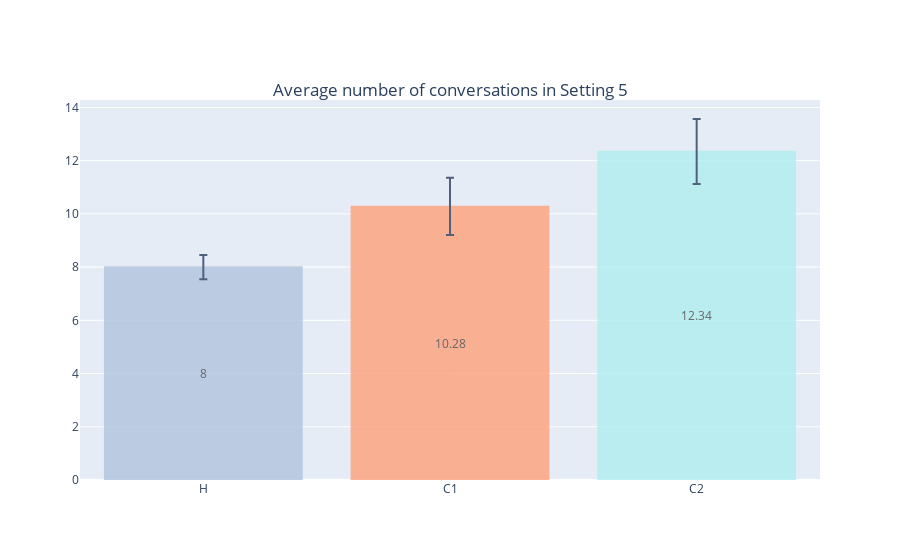

Here is the notebook cell this chart was saved with:
### Code cell
colors = ['#B0C4DE', 'lightsalmon', '#AFEEEE']

x = ['H', 'C1', 'C2']
y = [numDiagSet1, sugg1, autoSugg1]

yErorr = [np.std(z)/math.sqrt(len(z)) for z in y] 

y = [round(statistics.mean(z), 2) for z in y]

fig = go.Figure()
fig.add_trace(go.Bar(
    name='Setting 5',
    x=x, y=y, text=y, textposition='inside',insidetextanchor='middle',
    marker_color=colors,
    marker_line_color=colors, marker_line_width=1.5, opacity=0.8,
    error_y=dict(type='data', array=yErorr)
))

fig.update_layout(
    title={
        'text': 'Average number of conversations in Setting 5',
        'y':0.85,
        'x':0.5,
        'xanchor': 'center',
        'yanchor': 'top'})

fig.show()

### Figure 1 — Plotly figure (JSON) as saved in the notebook; plotly's stock layout.template omitted (floating-point values rounded to 4 significant figures)
{"data": [{"error_y": {"array": [0.4578, 1.071, 1.223], "type": "data"}, "insidetextanchor": "middle", "marker": {"color": ["#B0C4DE", "lightsalmon", "#AFEEEE"], "line": {"color": ["#B0C4DE", "lightsalmon", "#AFEEEE"], "width": 1.5}}, "name": "Setting 5", "opacity": 0.8, "text": ["8", "10.28", "12.34"], "textposition": "inside", "type": "bar", "x": ["H", "C1", "C2"], "y": [8, 10.28, 12.34]}], "layout": {"title": {"text": "Average number of conversations in Setting 5", "x": 0.5, "xanchor": "center", "y": 0.85, "yanchor": "top"}}}
